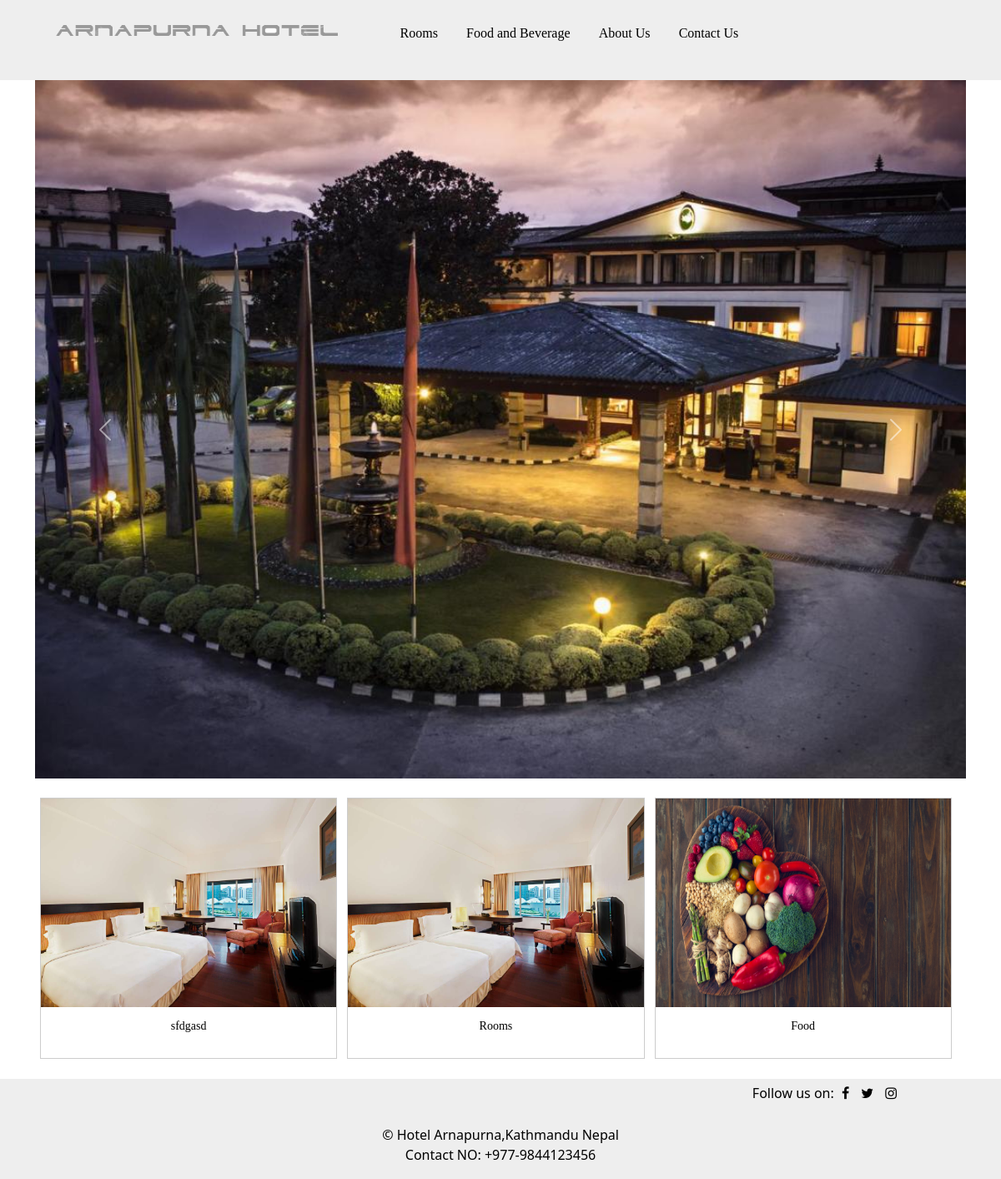
/, run on an earlier commit of the app's database.
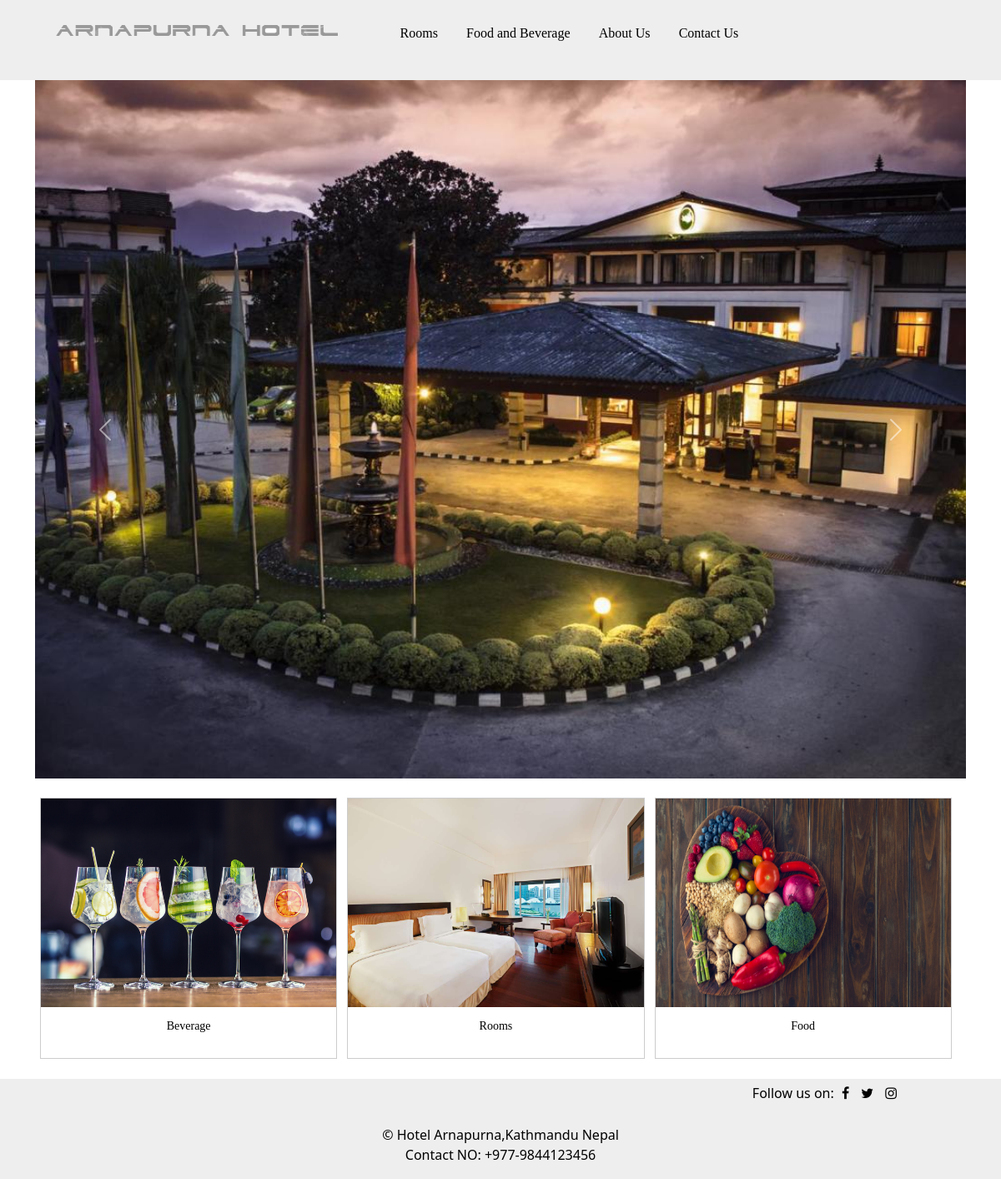
And on a later commit of the database.
### Room/models.py (models this page shows, shortened)
class HomeImage(models.Model):
    caption = models.CharField(max_length=50)
    description = models.CharField(max_length=200)
    image = models.FileField(upload_to='db.sqlite3', blank = True)

### Room/views.py (the view)
# urls.py: 2. Add a URL to urlpatterns:  path('', views.home, name='home')
def home(request):
    pics = HomeImage.objects.all()
    return render(request,'room/home.html',{"pics":pics})

### Room/templates/room/home.html (shortened to what this page needs)
{% extends "room/base.html" %}
{% block content %}
{% load static %}
      <div class="slider">
         <div id="carouselExampleControls" class="carousel slide" data-bs-ride="carousel">
         <div class="carousel-inner">
            <div class="carousel-item active">
                     <img src="{% static "media/1.jpg" %}" class="d-block w-100" alt="none">
            </div>
               </div>
                  <button class="carousel-control-prev" type="button" data-bs-target="#carouselExampleControls" data-bs-slide="prev">
                  <span class="carousel-control-prev-icon" aria-hidden="true"></span>
               </button>
               <button class="carousel-control-next" type="button" data-bs-target="#carouselExampleControls" data-bs-slide="next">
                  <span class="carousel-control-next-icon" aria-hidden="true"></span>
               </button>
         </div>
      </div>
    {% for x in pics %}
   <div class="Photos">
      <div class="Gallery">
         <a href="#"><img class="sec-img" src="{{x.image.url}}"  width="300" height="250"></a>
         <p class="cap">{{x.caption}}</p>
      </div>
   </div>
   {% endfor %}
{% endblock content %}

What changed in the data, as far as the page shows it:
removed HomeImage: image (picture), caption "sfdgasd"
added HomeImage: image (picture), caption "Beverage"
